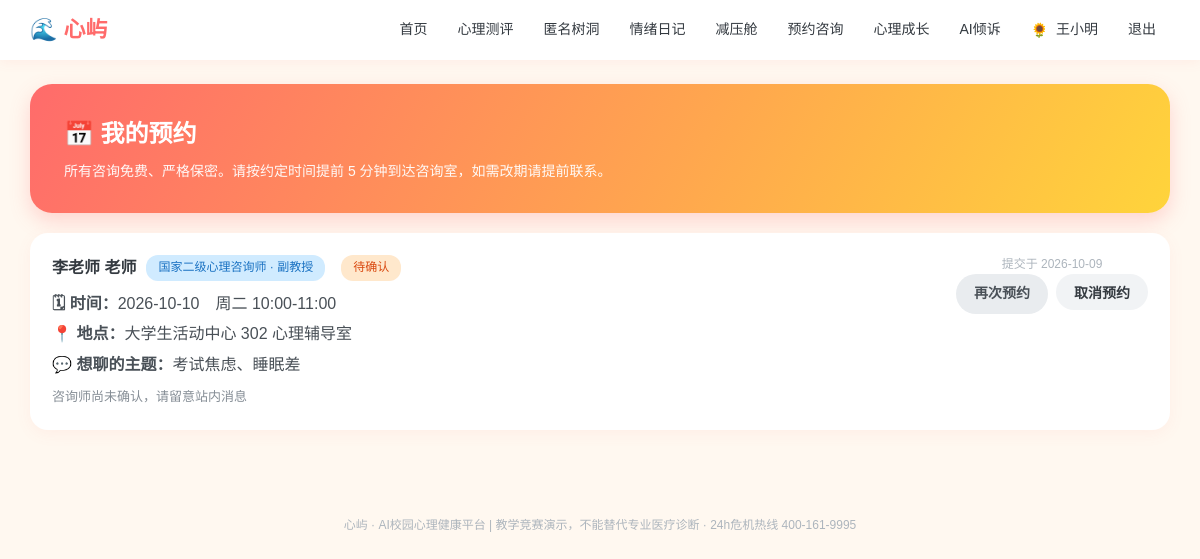
The page /my_booking (signed in) on the database its author committed.
### models.py (models this page shows, shortened)
class User(db.Model):
    __tablename__ = "users"
    id = db.Column(db.Integer, primary_key=True)
    username = db.Column(db.String(64), unique=True, nullable=False)
    password_hash = db.Column(db.String(256), nullable=False)
    role = db.Column(db.String(16), default="student")   # student / counselor / admin
    real_name = db.Column(db.String(64), default="")
    gender = db.Column(db.String(8), default="")
    grade = db.Column(db.String(32), default="")
    major = db.Column(db.String(64), default="")
    phone = db.Column(db.String(32), default="")
    avatar = db.Column(db.String(16), default="🌻")
    avatar_type = db.Column(db.String(16), default="emoji")   # emoji / upload
    avatar_file = db.Column(db.String(128), default="")       # 本地上传头像文件名
    profile_completed = db.Column(db.Boolean, default=False)  # 首次登录是否已完成基本信息
    qualification_no = db.Column(db.String(64), default="")   # 注册系统编号/证书编号
    qualification_verified = db.Column(db.Boolean, default=False)
    student_id = db.Column(db.String(32), default="")
    school = db.Column(db.String(128), default="")
    college = db.Column(db.String(128), default="")
    class_name = db.Column(db.String(64), default="")
    enrollment_year = db.Column(db.String(8), default="")
    education_level = db.Column(db.String(32), default="")
    student_status = db.Column(db.String(32), default="")
    employee_id = db.Column(db.String(32), default="")
    teacher_title = db.Column(db.String(64), default="")
    department = db.Column(db.String(128), default="")
    qualification = db.Column(db.String(256), default="")
    intro = db.Column(db.String(512), default="")
    created_at = db.Column(db.DateTime, default=datetime.now)

class Appointment(db.Model):
    __tablename__ = "appointments"
    id = db.Column(db.Integer, primary_key=True)
    counselor_id = db.Column(db.Integer, db.ForeignKey("users.id"))
    student_id = db.Column(db.Integer, db.ForeignKey("users.id"))
    date = db.Column(db.String(16))
    time_slot = db.Column(db.String(32))
    topic = db.Column(db.String(256), default="")
    status = db.Column(db.String(16), default="pending")  # pending/confirmed/done/cancelled
    created_at = db.Column(db.DateTime, default=datetime.now)

class Counselor(db.Model):
    __tablename__ = "counselors"
    id = db.Column(db.Integer, primary_key=True)
    user_id = db.Column(db.Integer, db.ForeignKey("users.id"))
    title = db.Column(db.String(64), default="心理咨询师")
    specialty = db.Column(db.String(256), default="")
    bio = db.Column(db.String(512), default="")
    location = db.Column(db.String(128), default="")
    avatar = db.Column(db.String(8), default="🧑‍🏫")
    rating = db.Column(db.Float, default=4.9)
    is_pausing = db.Column(db.Boolean, default=False)   # 暂停预约：学生端不再显示该教师、不可预约

### app.py (the view)
@app.route("/my_booking")
@login_required()
def my_booking(u):
    rows = Appointment.query.filter_by(student_id=u.id).order_by(Appointment.created_at.desc()).all()
    counselors = User.query.filter(User.role == "counselor").all()
    cinfo = {}
    for c in counselors:
        co = Counselor.query.filter_by(user_id=c.id).first()
        cinfo[c.id] = {"name": c.real_name or c.username,
                       "location": (co.location if co else "") or "学校心理咨询中心",
                       "title": (co.title if co else "") or "心理咨询师"}
    return render_template("my_booking.html", u=u, rows=rows, cinfo=cinfo)

### app.py (called while the page is built)
def login_required(role=None):
    def decor(f):
        @wraps(f)
        def wrapper(*args, **kwargs):
            uid = session.get("uid")
            if not uid:
                return redirect(url_for("login", next=request.path))
            u = db.session.get(User, uid)
            if not u:
                session.clear()
                return redirect(url_for("login"))
            if not u.profile_completed and request.endpoint not in (
                    "profile", "logout", "static", "avatar_upload"):
                flash("首次登录请先完善你的基本信息", "warn")
                return redirect(url_for("profile"))
            if role and u.role != role:
                flash("该页面需要相应权限", "warn")
                return redirect(url_for("index"))
            return f(u, *args, **kwargs)
        return wrapper
    return decor

@app.context_processor
def inject_globals():
    uid = session.get("uid")
    u = db.session.get(User, uid) if uid else None
    def avatar_html(usr, cls="", emoji_cls=""):
        if usr and usr.avatar_type == "upload" and usr.avatar:
            return f'<img class="{cls}" src="{usr.avatar}" alt="头像">'
        return f'<span class="{emoji_cls}">{usr.avatar or "👤" if usr else "👤"}</span>'
    return {"now": datetime.now(), "u": u, "avatar_html": avatar_html}

### templates/my_booking.html (shortened to what this page needs)
{% extends "base.html" %}
{% block body %}
<div class="hero-banner">
  <h1>📅 我的预约</h1>
  <p>所有咨询免费、严格保密。请按约定时间提前 5 分钟到达咨询室，如需改期请提前联系。</p>
</div>
{% if rows %}
<div style="display:grid;gap:14px">
{% for r in rows %}
{% set info=cinfo.get(r.counselor_id,{}) %}
{% set sm={'pending':['待确认','tag-orange','咨询师尚未确认，请留意站内消息'],
           'confirmed':['已确认','tag-green','已为你预留时段，请准时到达'],
           'done':['已完成','tag-blue','本次咨询已结束，欢迎填写反馈'],
           'cancelled':['已取消','tag','预约已取消，可重新发起']} %}
  <div class="card" style="display:flex;justify-content:space-between;align-items:flex-start;gap:16px;flex-wrap:wrap">
    <div style="flex:1;min-width:260px">
      <div style="display:flex;align-items:center;gap:10px;flex-wrap:wrap">
        <h3 style="margin:0">{{ info.name }} 老师</h3>
        <span class="tag tag-blue">{{ info.title }}</span>
        <span class="tag {{ sm.get(r.status,['','tag',''])[1] }}">{{ sm.get(r.status,[r.status,'tag',''])[0] }}</span>
      </div>
      <p style="margin:10px 0 4px;color:#495057"><b>🗓 时间：</b>{{ r.date }}　{{ r.time_slot }}</p>
      <p style="margin:4px 0;color:#495057"><b>📍 地点：</b>{{ info.location }}</p>
      <p style="margin:4px 0;color:#495057"><b>💬 想聊的主题：</b>{{ r.topic or '（未填写）' }}</p>
      <p style="margin:8px 0 0;font-size:13px;color:#868e96">{{ sm.get(r.status,['','',''])[2] }}</p>
    </div>
    <div style="text-align:center">
      <p style="font-size:12px;color:#adb5bd">提交于 {{ r.created_at.strftime('%Y-%m-%d') }}</p>
      <div style="display:flex;gap:8px;justify-content:center;flex-wrap:wrap">
        <a class="btn" style="background:#e9ecef;color:#495057;padding:8px 18px" href="{{ url_for('booking') }}">再次预约</a>
        {% if r.status in ['pending','confirmed'] %}
        <form method="post" action="{{ url_for('my_booking_cancel', aid=r.id) }}"
              onsubmit="return confirm('确定取消这次预约吗？如需帮助可联系咨询师。')">
          <button class="btn btn-ghost" style="padding:8px 18px">取消预约</button>
        </form>
        {% endif %}
      </div>
    </div>
  </div>
{% endfor %}
</div>
{% endif %}
{% endblock %}

### templates/base.html (shortened to what this page needs)
<!DOCTYPE html>
<html lang="zh-CN">
<head>
<link href="{{ url_for('static', filename='css/style.css') }}" rel="stylesheet">
</head>
<body>
<nav class="topnav">
  <div class="nav-inner">
    <a class="brand" href="{{ url_for('index') }}">🌊 心屿</a>
    <div class="nav-links">
      {% if u %}
        {% if u.role == 'student' %}
          <a href="{{ url_for('index') }}">首页</a>
          <a href="{{ url_for('assessments') }}">心理测评</a>
          <a href="{{ url_for('treehole') }}">匿名树洞</a>
          <a href="{{ url_for('mood') }}">情绪日记</a>
          <a href="{{ url_for('relax') }}">减压舱</a>
          <a href="{{ url_for('booking') }}">预约咨询</a>
          <a href="{{ url_for('learn') }}">心理成长</a>
          <a href="{{ url_for('chat') }}">AI倾诉</a>
        {% endif %}
        <a class="nav-user" href="{{ url_for('profile') }}" title="个人信息"><span class="nav-avatar-wrap">{{ avatar_html(u, cls="nav-avatar") | safe }}</span> {{ u.real_name or u.username }}</a>
        <a href="{{ url_for('logout') }}">退出</a>
      {% else %}
        <a href="{{ url_for('login') }}">登录</a>
        <a href="{{ url_for('register') }}">注册</a>
      {% endif %}
    </div>
  </div>
</nav>
<main class="container">{% block body %}{% endblock %}</main>
<footer class="footer">心屿 · AI校园心理健康平台 | 教学竞赛演示，不能替代专业医疗诊断 · 24h危机热线 400-161-9995</footer>
</body>
</html>

### static/css/style.css (style rules this page uses)
* { margin: 0; padding: 0; box-sizing: border-box; }
:root { --brand: #ff6b6b; --brand2: #ffa94d; --sky: #4dabf7; --mint: #51cf66; --sun: #ffd43b; --ink: #343a40; --ink2: #868e96; --bg: #fff8f0; --card: #ffffff; --soft: #fff1e6; }
body { font-family: "Microsoft YaHei", "PingFang SC", sans-serif; background: var(--bg); color: var(--ink); line-height: 1.65; }
a { color: var(--brand); text-decoration: none; }
.topnav { background: #fff; box-shadow: 0 2px 12px rgba(255,107,107,.08); position: sticky; top: 0; z-index: 100; }
.nav-inner { max-width: 1180px; margin: 0 auto; padding: 0 20px; height: 60px; display: flex; align-items: center; justify-content: space-between; }
.brand { font-size: 22px; font-weight: 800; color: var(--brand); display:flex; align-items:center; gap:6px; }
.nav-links { display: flex; gap: 2px; align-items: center; flex-wrap: wrap; }
.nav-links a { color: var(--ink); padding: 7px 14px; border-radius: 20px; font-size: 14px; font-weight: 500; transition: .2s; }
.nav-user { font-size: 13px; color: var(--ink2); padding: 0 8px; }
.nav-avatar-wrap { display: inline-flex; vertical-align: middle; margin-right: 4px; }
.container { max-width: 1180px; margin: 24px auto; padding: 0 20px; }
.footer { text-align: center; color: #adb5bd; font-size: 12px; padding: 28px; margin-top: 40px; }
.card { background: var(--card); border-radius: 18px; padding: 22px; box-shadow: 0 4px 16px rgba(255,107,107,.07); margin-bottom: 18px; }
.card h3 { font-size: 16px; color: var(--ink); margin: 14px 0 8px; }
.btn { display: inline-block; background: var(--brand); color: #fff; border: none; padding: 10px 24px; border-radius: 24px; font-size: 14px; cursor: pointer; font-weight: 600; transition:.2s; }
.btn-ghost { background:#f1f3f5; color:var(--ink); }
.tag { display: inline-block; background: var(--soft); color: #e8590c; font-size: 12px; padding: 3px 12px; border-radius: 12px; margin-right: 6px; font-weight:500; }
.tag-orange { background:#ffe8cc; color:#d9480f; }
.tag-blue { background:#d0ebff; color:#1971c2; }
.hero-banner { background: linear-gradient(120deg, #ff6b6b, #ffa94d 60%, #ffd43b); color:#fff; border-radius:22px; padding:30px 34px; margin-bottom:20px; box-shadow:0 8px 20px rgba(255,107,107,.25); }
.hero-banner h1 { font-size:24px; margin-bottom:6px; }
.hero-banner p { opacity:.95; font-size:14px; }

### rows shown on the page
User: avatar_type+avatar "🌻", real_name "王小明"
Appointment: status "待确认", date "2026-10-10", time_slot "周二 10:00-11:00", topic "考试焦虑、睡眠差", status "咨询师尚未确认，请留意站内消息", created_at "2026-10-09"
User: name "李老师"
Counselor: title "国家二级心理咨询师 · 副教授", location "大学生活动中心 302 心理辅导室"
